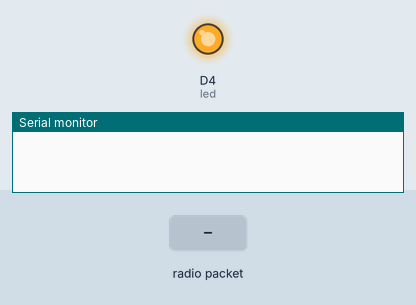
Simulated run of this sketch. Board: ESP8266 (NodeMCU). Parts: output pins drawn as LEDs (lit = HIGH), the last lines printed to the serial monitor. Inputs (shaded band) come from the test bench. No radio packets arrive unless stated; pins used as bus, display or sensor lines are not drawn.

Above: at 0.1 s.
At 2.1 s:
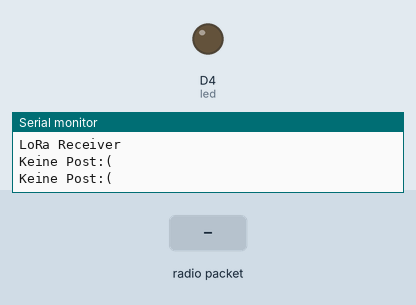
2.2 s: radio packet "1" arrives
4.4 s: radio packet "0" arrives
5.9 s: radio packet "2" arrives
Timing chart, 0 to 8.9 s (numbered marks = the images above; inputs shaded):
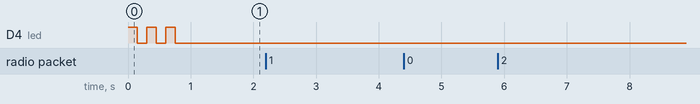

The sketch:

receiver.ino
```cpp
#include <SPI.h>
#include <LoRa.h> /* https://github.com/sandeepmistry/arduino-LoRa/blob/master/API.md */

String inString = ""; //hold incoming characters
String myMessage = ""; // hold complete message

int led = BUILTIN_LED;

int noSerial = 0;

void setup() {
  uint16_t startTime;
  pinMode(led, OUTPUT);
  digitalWrite(led, HIGH);
  delay(150);
  digitalWrite(led, LOW);
  delay(150);
  digitalWrite(led, HIGH);
  delay(150);
  digitalWrite(led, LOW);
  delay(150);
  digitalWrite(led, HIGH);
  delay(150);
  digitalWrite(led, LOW);
  delay(150);
  Serial.begin( 115200 );
  startTime = millis();

  if (!noSerial) {
    Serial.println("LoRa Receiver");
  }

  LoRa.setPins(D6, D5, D4);

  if (!LoRa.begin(433E6)) {
    if (!noSerial) {
      Serial.println("Starting LoRa failed!");
    }
    while (1);
  }
  LoRa.setGain(6); /* max RX gain */
  LoRa.setSpreadingFactor(12); /* max spread >> max range */
  /* Supported values are between 6 and 12. If a spreading factor of 6 is set, implicit header mode must be used to transmit and receive packets, defaults to 7 */

  /* Supported values are 7.8E3, 10.4E3, 15.6E3, 20.8E3, 31.25E3, 41.7E3, 62.5E3, 125E3, 250E3, and 500E3. */
  /* defaults to 125E3 */
  /* choosing the lower to increase range */
  LoRa.setSignalBandwidth(62.5E3);
  LoRa.setCodingRate4(6); /* 4/8 Supported values are between 5 and 8, default is 5 */
  LoRa.setPreambleLength(8); /* Supported values are between 6 and 65535, default is 8 */

  digitalWrite(led, LOW);
}

void loop() {
  String message = "";
  // try to parse packet
  int packetSize = LoRa.parsePacket();
  if (packetSize) {
    if (!noSerial) {
      Serial.print("Received [" + String(packetSize) + "] : '");
    }

    // read packet
    while (LoRa.available()) {
      message += (char)LoRa.read();
    }

    if (!noSerial) {
      Serial.print(message);
    }
    if (!noSerial) {
      Serial.print("' RSSI:" + String(LoRa.packetRssi()));
    }
    if (!noSerial) {
      Serial.println(" Snr:" + String(LoRa.packetSnr()));
    }

    digitalWrite(led, HIGH);
    delay(1500);
    digitalWrite(led, LOW);
  } else {
    Serial.println("Keine Post:(");
    delay(1000);
  }
}
```
